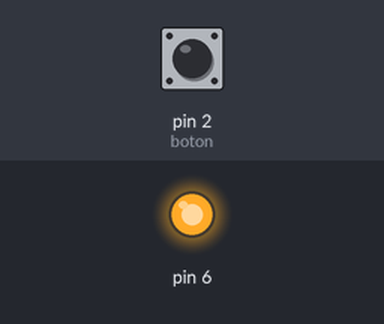
The sketch below on a simulated Arduino Uno, built with avr-gcc and run on an emulated ATmega328P. Parts: output pins drawn as LEDs (lit = HIGH). Inputs (shaded band) come from the test bench; at power-on: pin 2 (boton) HIGH.

Above: at 2.5 s.
At 7.5 s:
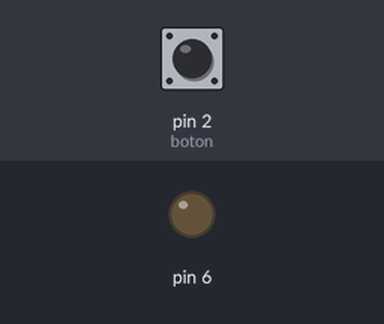
Timing chart, 0 to 13.0 s (numbered marks = the images above):
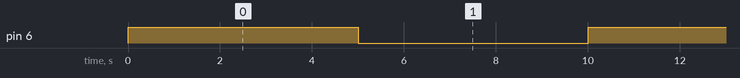

Measured:
- by itself, pin 6: alternates HIGH for 5.0 s and LOW for 5.0 s

The sketch:

Punto_6.ino
```cpp
unsigned long tiempo1 = 0;
unsigned long tiempo2 = 0;
int tiempodeespera = 5000;

const int boton = 2;
int led = 1;

void setup(){
  pinMode(6, OUTPUT);
  Serial.begin(9600);
  pinMode(boton, INPUT_PULLUP);
  attachInterrupt(digitalPinToInterrupt(boton),fcontador,RISING);
}
void loop(){
  tiempo1 = millis();
  if((tiempo1 - tiempo2) > tiempodeespera){
    tiempo2 = tiempo1;
    led=led/-1;
  }
  if(led == 1){
    digitalWrite(6, HIGH);
  }else{
    digitalWrite(6, LOW);
  }
  delay(1);
}

void fcontador(){
  tiempodeespera -= 500;
  if(tiempodeespera <= 0){
    tiempodeespera = 5000;
  }
}
```
